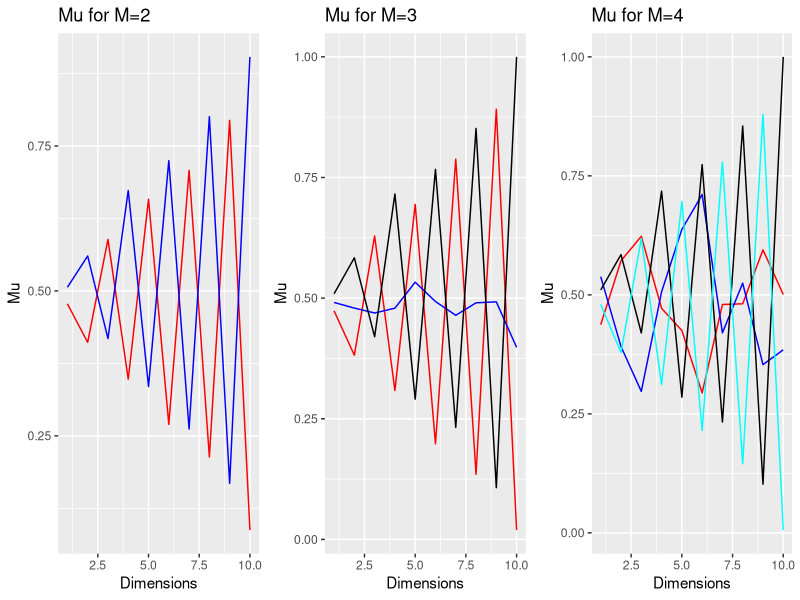
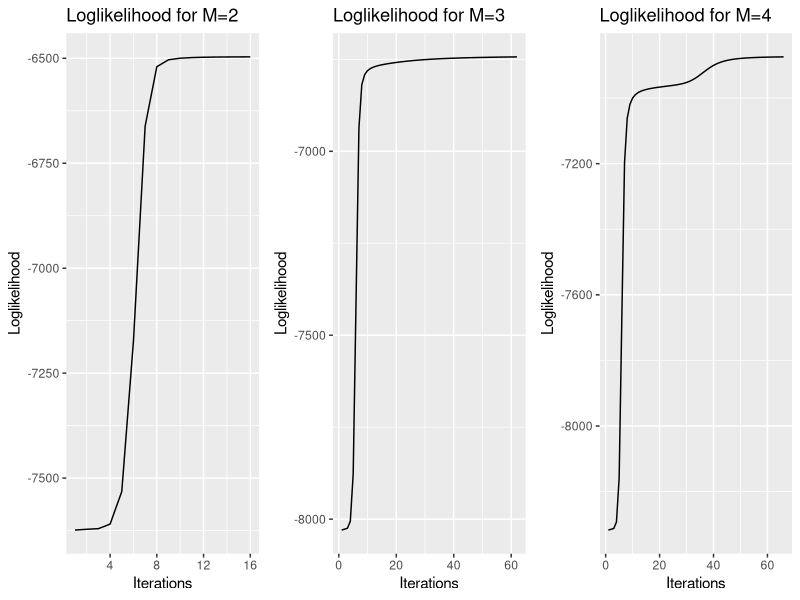

Source code (R) for these figures, in order:
## ---- chunk 1
knitr::opts_chunk$set(echo = TRUE)
## ---- chunk 2
library(gridExtra)
library(ggplot2)
for (m_values in 2:4){
  set.seed(1234567890)
  max_it <- 100 # max number of EM iterations
  min_change <- 0.1 # min change in log lik between two consecutive iterations
  n=1000 # number of training points
  D=10 # number of dimensions
  x <- matrix(nrow=n, ncol=D) # training data
  true_pi <- vector(length = 3) # true mixing coefficients
  true_mu <- matrix(nrow=3, ncol=D) # true conditional distributions
  true_pi=c(1/3, 1/3, 1/3)
  true_mu[1,]=c(0.5,0.6,0.4,0.7,0.3,0.8,0.2,0.9,0.1,1)
  true_mu[2,]=c(0.5,0.4,0.6,0.3,0.7,0.2,0.8,0.1,0.9,0)
  true_mu[3,]=c(0.5,0.5,0.5,0.5,0.5,0.5,0.5,0.5,0.5,0.5)
  # plot(true_mu[1,], type="o", col="blue", ylim=c(0,1))
  # points(true_mu[2,], type="o", col="red")
  # points(true_mu[3,], type="o", col="green")
  # Producing the training data
  for(i in 1:n) {
    m <- sample(1:3,1,prob=true_pi)
    for(d in 1:D) {
      x[i,d] <- rbinom(1,1,true_mu[m,d])
    }
  }
  M=m_values # number of clusters
  w <- matrix(nrow=n, ncol=M) # weights
  pi <- vector(length = M) # mixing coefficients
  mu <- matrix(nrow=M, ncol=D) # conditional distributions
  llik <- vector(length = max_it) # log likelihood of the EM iterations
  # Random initialization of the parameters
  pi <- runif(M,0.49,0.51)
  pi <- pi / sum(pi)
  for(m in 1:M) {
    mu[m,] <- runif(D,0.49,0.51)
  }
  pi
  mu

  for(it in 1:max_it) {
    Sys.sleep(0.5)
    # E-step: Computation of the weights
    for (N in 1:n){
      px = c()
      for (m in 1:M){
        bern = 1
        for (d in 1:D){
          bern = bern * (mu[m,d]**x[N,d])*((1-mu[m,d])**(1-x[N,d]))
        }
        px[m]= (pi[m] * bern)
      }
      for (m in 1:M){
        w[N,m] = px[m]/sum(px) 
      }
    }
    #Log likelihood computation.
    difference = 0
    for (N in 1:n){
      logpx = c()
      for (m in 1:M){
        logbern = 0
        for (d in 1:D){
          logbern = logbern + x[N,d]*log(mu[m,d])+(1-x[N,d])*log(1-mu[m,d])
        }
        logpx[m]= log(pi[m]) + logbern
        difference = difference + w[N,m]*logpx[m]
      }
    }
    llik[it] = difference
    #cat("iteration: ", it, "log likelihood: ", llik[it], "\n")
    #flush.console()
    # Stop if the lok likelihood has not changed significantly
    if(it > 1){
      if(abs(llik[it] - llik[it - 1]) <= 0.1){
        break
      }
    }
    #M-step: ML parameter estimation from the data and weights
    mu <- t(w) %*% x/colSums(w)
    # Pi calulcation
    pi <- colSums(w) / nrow(x)
  }
  
  if(M==2){
    df_mu = data.frame(mu[1,],mu[2,],1:D)
    df_llik = data.frame(1:it,llik[1:it])
    colnames(df_mu) =c("mu_1","mu_2","Dimensions")
    colnames(df_llik) = c("Iterations","llik_iterations")
    p_1 = ggplot(df_mu, aes(x=Dimensions))+
      geom_line(aes(y=mu_1),color="red")+
      geom_line(aes(y=mu_2),color="blue")+
      ylab("Mu")+ggtitle("Mu for M=2")
    
    pl_1 = ggplot(df_llik, aes(x=Iterations))+
      geom_line(aes(y=llik_iterations))+
      ylab("Loglikelihood")+ggtitle("Loglikelihood for M=2")
  }
  else if(M==3){
    df_mu = data.frame(mu[1,],mu[2,],mu[3,],1:D)
    df_llik = data.frame(1:it,llik[1:it])
    colnames(df_mu) =c("mu_1","mu_2","mu_3","Dimensions")
    colnames(df_llik) = c("Iterations","llik_iterations")
    p_2 = ggplot(df_mu, aes(x=Dimensions))+
      geom_line(aes(y=mu_1),color="red")+
      geom_line(aes(y=mu_2),color="blue")+
      geom_line(aes(y=mu_3))+
      ylab("Mu")+ggtitle("Mu for M=3")
    
    pl_2 = ggplot(df_llik, aes(x=Iterations))+
      geom_line(aes(y=llik_iterations))+
      ylab("Loglikelihood")+ggtitle("Loglikelihood for M=3")
    
  }
  else if(M==4){
    df_mu = data.frame(mu[1,],mu[2,],mu[3,],mu[4,],1:D)
    df_llik = data.frame(1:it,llik[1:it])
    colnames(df_mu) =c("mu_1","mu_2","mu_3","mu_4","Dimensions")
    colnames(df_llik) = c("Iterations","llik_iterations")
    p_3 = ggplot(df_mu, aes(x=Dimensions))+
      geom_line(aes(y=mu_1),color="red")+
      geom_line(aes(y=mu_2),color="blue")+
      geom_line(aes(y=mu_3))+
      geom_line(aes(y=mu_4),color="cyan")+
      ylab("Mu")+ggtitle("Mu for M=4")
    
    pl_3 = ggplot(df_llik, aes(x=Iterations))+
      geom_line(aes(y=llik_iterations))+
      ylab("Loglikelihood")+ggtitle("Loglikelihood for M=4")
    
  }
}
grid.arrange(p_1, p_2,p_3, ncol=3)
grid.arrange(pl_1, pl_2,pl_3, ncol=3)
